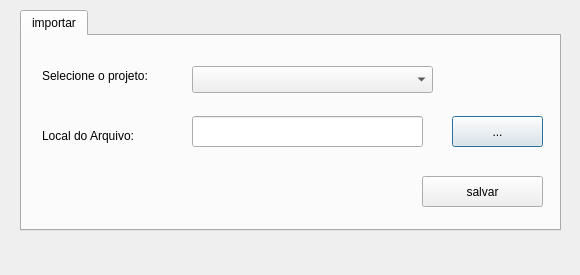
<?xml version="1.0" encoding="UTF-8"?>
<ui version="4.0">
 <class>Dialog</class>
 <widget class="QDialog" name="Dialog">
  <property name="geometry">
   <rect>
    <x>0</x>
    <y>0</y>
    <width>580</width>
    <height>275</height>
   </rect>
  </property>
  <property name="windowTitle">
   <string>Importar Projeto</string>
  </property>
  <property name="windowOpacity">
   <double>7.000000000000000</double>
  </property>
  <widget class="QTabWidget" name="area">
   <property name="geometry">
    <rect>
     <x>20</x>
     <y>10</y>
     <width>541</width>
     <height>221</height>
    </rect>
   </property>
   <property name="currentIndex">
    <number>0</number>
   </property>
   <widget class="QWidget" name="tab">
    <attribute name="title">
     <string>importar</string>
    </attribute>
    <widget class="QPushButton" name="pushButton_2">
     <property name="geometry">
      <rect>
       <x>430</x>
       <y>80</y>
       <width>91</width>
       <height>31</height>
      </rect>
     </property>
     <property name="text">
      <string>...</string>
     </property>
    </widget>
    <widget class="QLabel" name="label_8">
     <property name="geometry">
      <rect>
       <x>20</x>
       <y>90</y>
       <width>231</width>
       <height>20</height>
      </rect>
     </property>
     <property name="text">
      <string>Local do Arquivo:</string>
     </property>
    </widget>
    <widget class="QLineEdit" name="lineEdit_2">
     <property name="geometry">
      <rect>
       <x>170</x>
       <y>80</y>
       <width>231</width>
       <height>31</height>
      </rect>
     </property>
    </widget>
    <widget class="QPushButton" name="Button_salvar_2">
     <property name="geometry">
      <rect>
       <x>400</x>
       <y>140</y>
       <width>121</width>
       <height>31</height>
      </rect>
     </property>
     <property name="text">
      <string>salvar</string>
     </property>
    </widget>
    <widget class="QLabel" name="label_12">
     <property name="geometry">
      <rect>
       <x>20</x>
       <y>30</y>
       <width>291</width>
       <height>19</height>
      </rect>
     </property>
     <property name="text">
      <string>Selecione o projeto:</string>
     </property>
    </widget>
    <widget class="QComboBox" name="Cbx_imp_o">
     <property name="geometry">
      <rect>
       <x>170</x>
       <y>30</y>
       <width>241</width>
       <height>27</height>
      </rect>
     </property>
    </widget>
   </widget>
  </widget>
 </widget>
 <resources/>
 <connections/>
</ui>
